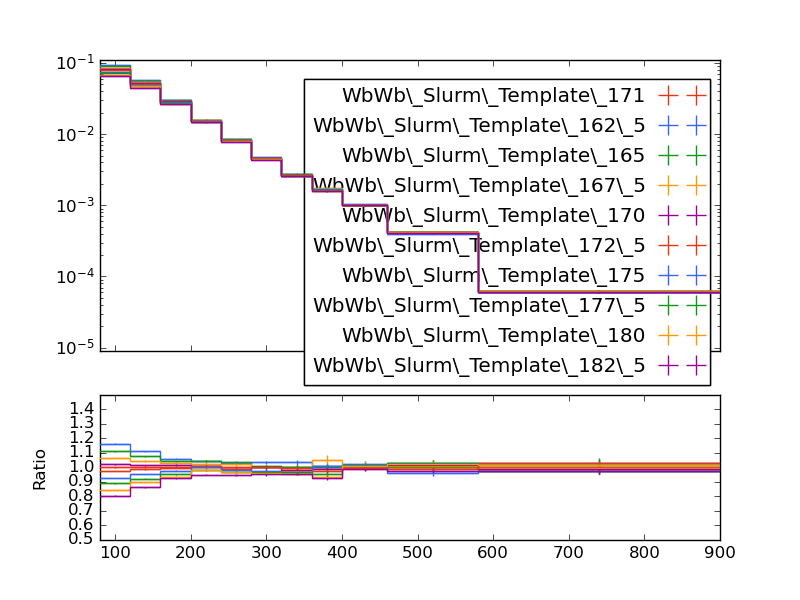

Source code (Python):
#! /usr/bin/env python

# This Python script was auto-generated using YODA v2.0.1.
# Analysis object: /WbWb_singlelepton/pT_whad
# Timestamp: 12-01-2026 (12:51:19)

import matplotlib as mpl
import matplotlib.pyplot as plt
mpl.use('Agg') # comment out for interactive use
import os
import numpy as np

plotDir = os.path.split(os.path.realpath(__file__))[0]
if 'YODA_USER_PLOT_PATH' in globals():
    plot_outdir = globals()['YODA_USER_PLOT_PATH']
else:
    plot_outdir = plotDir

#plot style
plt.style.use(os.path.join(plotDir, '../default.mplstyle'))

plt.rcParams['text.usetex'] = False
plt.style.use(['classic'])
plt.rc('font', family='DejaVu Sans')
# plot metadata
figW, figH = plt.rcParams['figure.figsize']
ax_xLabel = r''
ax_yLabel = r''
ax_title  = r''
ax_xScale = 'linear'
ax_yScale = 'log'
xLims = (80.0, 900.0)
yLims = (9e-06, 0.11000000000000001)

# TeX-friendly labels for the legend
labels = {
    'legend' : ([ r"WbWb\_Slurm\_Template\_171", r"WbWb\_Slurm\_Template\_162\_5", r"WbWb\_Slurm\_Template\_165", r"WbWb\_Slurm\_Template\_167\_5", r"WbWb\_Slurm\_Template\_170", r"WbWb\_Slurm\_Template\_172\_5", r"WbWb\_Slurm\_Template\_175", r"WbWb\_Slurm\_Template\_177\_5", r"WbWb\_Slurm\_Template\_180", r"WbWb\_Slurm\_Template\_182\_5" ], r""),
}

# Adjust canvas width and height
canvasW = 10.0
canvasH = 9.0
figW *= canvasW/10.
figH *= canvasH/9.

# Create figure and axis objects
fig, (ax, ratio0_ax) = plt.subplots(2, 1, sharex=True,
                  figsize=(figW,figH), gridspec_kw={'height_ratios': (6.0, 3.0)})

# Set figure margins
plt.subplots_adjust(
    left   = 1.0 * plt.rcParams['figure.subplot.left'],
    right  = 1.0 * plt.rcParams['figure.subplot.right'],
    top    = 1.0 * plt.rcParams['figure.subplot.top'],
    bottom = 1.0 * plt.rcParams['figure.subplot.bottom'])

ratio0_ax.yaxis.set_major_locator(mpl.ticker.MultipleLocator(0.1))
ratio0_ax.set_ylim(0.5, 1.4999)
ratio0_ax.set_ylabel('Ratio')

# the numerical data is stored in a separate file
dataf = dict()
prefix = os.path.split(__file__)[0]
if prefix:    prefix = prefix + '/'
exec(open(prefix+'pT_whad__data.py').read(), dataf)


legend_handles = dict() # keep track of handles for the legend

# style options for curves
# starts at zorder>=5 to draw curve on top of legend
styles = {
  'WbWb_LO_PS_Had_171/Analysis/WbWb_Slurm_Template_171.yoda.gz': {
    'color' : '#EE3311',
    'linestyle' : '-',
    'linewidth' : 1,
    'marker' : 'none',
    'markersize' : 2,
    'capsize' : 0.0,
    'zorder' : 5,
    'histstyle' : 1,
    'drawstyle' : 'steps-pre',
    'xerrorbars' : 1,
    'yerrorbars' : 1,
    'fillcolor' : None,
    'fillopacity' : 1.0,
    'ratio0_linestyle' : '-',
    'ratio0_linewidth' : 1,
    'ratio0_marker' : 'none',
    'ratio0_markersize' : 2,
    'ratio0_capsize' : 0.0,
    'ratio0_zorder' : 5,
    'ratio0_histstyle' : 1,
    'ratio0_drawstyle' : 'steps-pre',
    'ratio0_xerrorbars' : 1,
    'ratio0_yerrorbars' : 1,
  },
  'WbWb_LO_PS_Had_162/Analysis/WbWb_Slurm_Template_162_5.yoda.gz': {
    'color' : '#3366FF',
    'linestyle' : '-',
    'linewidth' : 1,
    'marker' : 'none',
    'markersize' : 2,
    'capsize' : 0.0,
    'zorder' : 6,
    'histstyle' : 1,
    'drawstyle' : 'steps-pre',
    'xerrorbars' : 1,
    'yerrorbars' : 1,
    'fillcolor' : None,
    'fillopacity' : 1.0,
    'ratio0_linestyle' : '-',
    'ratio0_linewidth' : 1,
    'ratio0_marker' : 'none',
    'ratio0_markersize' : 2,
    'ratio0_capsize' : 0.0,
    'ratio0_zorder' : 6,
    'ratio0_histstyle' : 1,
    'ratio0_drawstyle' : 'steps-pre',
    'ratio0_xerrorbars' : 1,
    'ratio0_yerrorbars' : 1,
  },
  'WbWb_LO_PS_Had_165/Analysis/WbWb_Slurm_Template_165.yoda.gz': {
    'color' : '#109618',
    'linestyle' : '-',
    'linewidth' : 1,
    'marker' : 'none',
    'markersize' : 2,
    'capsize' : 0.0,
    'zorder' : 7,
    'histstyle' : 1,
    'drawstyle' : 'steps-pre',
    'xerrorbars' : 1,
    'yerrorbars' : 1,
    'fillcolor' : None,
    'fillopacity' : 1.0,
    'ratio0_linestyle' : '-',
    'ratio0_linewidth' : 1,
    'ratio0_marker' : 'none',
    'ratio0_markersize' : 2,
    'ratio0_capsize' : 0.0,
    'ratio0_zorder' : 7,
    'ratio0_histstyle' : 1,
    'ratio0_drawstyle' : 'steps-pre',
    'ratio0_xerrorbars' : 1,
    'ratio0_yerrorbars' : 1,
  },
  'WbWb_LO_PS_Had_167/Analysis/WbWb_Slurm_Template_167_5.yoda.gz': {
    'color' : '#FF9900',
    'linestyle' : '-',
    'linewidth' : 1,
    'marker' : 'none',
    'markersize' : 2,
    'capsize' : 0.0,
    'zorder' : 8,
    'histstyle' : 1,
    'drawstyle' : 'steps-pre',
    'xerrorbars' : 1,
    'yerrorbars' : 1,
    'fillcolor' : None,
    'fillopacity' : 1.0,
    'ratio0_linestyle' : '-',
    'ratio0_linewidth' : 1,
    'ratio0_marker' : 'none',
    'ratio0_markersize' : 2,
    'ratio0_capsize' : 0.0,
    'ratio0_zorder' : 8,
    'ratio0_histstyle' : 1,
    'ratio0_drawstyle' : 'steps-pre',
    'ratio0_xerrorbars' : 1,
    'ratio0_yerrorbars' : 1,
  },
  'WbWb_LO_PS_Had_170/Analysis/WbWb_Slurm_Template_170.yoda.gz': {
    'color' : '#990099',
    'linestyle' : '-',
    'linewidth' : 1,
    'marker' : 'none',
    'markersize' : 2,
    'capsize' : 0.0,
    'zorder' : 9,
    'histstyle' : 1,
    'drawstyle' : 'steps-pre',
    'xerrorbars' : 1,
    'yerrorbars' : 1,
    'fillcolor' : None,
    'fillopacity' : 1.0,
    'ratio0_linestyle' : '-',
    'ratio0_linewidth' : 1,
    'ratio0_marker' : 'none',
    'ratio0_markersize' : 2,
    'ratio0_capsize' : 0.0,
    'ratio0_zorder' : 9,
    'ratio0_histstyle' : 1,
    'ratio0_drawstyle' : 'steps-pre',
    'ratio0_xerrorbars' : 1,
    'ratio0_yerrorbars' : 1,
  },
  'WbWb_LO_PS_Had_172/Analysis/WbWb_Slurm_Template_172_5.yoda.gz': {
    'color' : '#EE3311',
    'linestyle' : '-',
    'linewidth' : 1,
    'marker' : 'none',
    'markersize' : 2,
    'capsize' : 0.0,
    'zorder' : 10,
    'histstyle' : 1,
    'drawstyle' : 'steps-pre',
    'xerrorbars' : 1,
    'yerrorbars' : 1,
    'fillcolor' : None,
    'fillopacity' : 1.0,
    'ratio0_linestyle' : '-',
    'ratio0_linewidth' : 1,
    'ratio0_marker' : 'none',
    'ratio0_markersize' : 2,
    'ratio0_capsize' : 0.0,
    'ratio0_zorder' : 10,
    'ratio0_histstyle' : 1,
    'ratio0_drawstyle' : 'steps-pre',
    'ratio0_xerrorbars' : 1,
    'ratio0_yerrorbars' : 1,
  },
  'WbWb_LO_PS_Had_175/Analysis/WbWb_Slurm_Template_175.yoda.gz': {
    'color' : '#3366FF',
    'linestyle' : '-',
    'linewidth' : 1,
    'marker' : 'none',
    'markersize' : 2,
    'capsize' : 0.0,
    'zorder' : 11,
    'histstyle' : 1,
    'drawstyle' : 'steps-pre',
    'xerrorbars' : 1,
    'yerrorbars' : 1,
    'fillcolor' : None,
    'fillopacity' : 1.0,
    'ratio0_linestyle' : '-',
    'ratio0_linewidth' : 1,
    'ratio0_marker' : 'none',
    'ratio0_markersize' : 2,
    'ratio0_capsize' : 0.0,
    'ratio0_zorder' : 11,
    'ratio0_histstyle' : 1,
    'ratio0_drawstyle' : 'steps-pre',
    'ratio0_xerrorbars' : 1,
    'ratio0_yerrorbars' : 1,
  },
  'WbWb_LO_PS_Had_177/Analysis/WbWb_Slurm_Template_177_5.yoda.gz': {
    'color' : '#109618',
    'linestyle' : '-',
    'linewidth' : 1,
    'marker' : 'none',
    'markersize' : 2,
    'capsize' : 0.0,
    'zorder' : 12,
    'histstyle' : 1,
    'drawstyle' : 'steps-pre',
    'xerrorbars' : 1,
    'yerrorbars' : 1,
    'fillcolor' : None,
    'fillopacity' : 1.0,
    'ratio0_linestyle' : '-',
    'ratio0_linewidth' : 1,
    'ratio0_marker' : 'none',
    'ratio0_markersize' : 2,
    'ratio0_capsize' : 0.0,
    'ratio0_zorder' : 12,
    'ratio0_histstyle' : 1,
    'ratio0_drawstyle' : 'steps-pre',
    'ratio0_xerrorbars' : 1,
    'ratio0_yerrorbars' : 1,
  },
  'WbWb_LO_PS_Had_180/Analysis/WbWb_Slurm_Template_180.yoda.gz': {
    'color' : '#FF9900',
    'linestyle' : '-',
    'linewidth' : 1,
    'marker' : 'none',
    'markersize' : 2,
    'capsize' : 0.0,
    'zorder' : 13,
    'histstyle' : 1,
    'drawstyle' : 'steps-pre',
    'xerrorbars' : 1,
    'yerrorbars' : 1,
    'fillcolor' : None,
    'fillopacity' : 1.0,
    'ratio0_linestyle' : '-',
    'ratio0_linewidth' : 1,
    'ratio0_marker' : 'none',
    'ratio0_markersize' : 2,
    'ratio0_capsize' : 0.0,
    'ratio0_zorder' : 13,
    'ratio0_histstyle' : 1,
    'ratio0_drawstyle' : 'steps-pre',
    'ratio0_xerrorbars' : 1,
    'ratio0_yerrorbars' : 1,
  },
  'WbWb_LO_PS_Had_182/Analysis/WbWb_Slurm_Template_182_5.yoda.gz': {
    'color' : '#990099',
    'linestyle' : '-',
    'linewidth' : 1,
    'marker' : 'none',
    'markersize' : 2,
    'capsize' : 0.0,
    'zorder' : 14,
    'histstyle' : 1,
    'drawstyle' : 'steps-pre',
    'xerrorbars' : 1,
    'yerrorbars' : 1,
    'fillcolor' : None,
    'fillopacity' : 1.0,
    'ratio0_linestyle' : '-',
    'ratio0_linewidth' : 1,
    'ratio0_marker' : 'none',
    'ratio0_markersize' : 2,
    'ratio0_capsize' : 0.0,
    'ratio0_zorder' : 14,
    'ratio0_histstyle' : 1,
    'ratio0_drawstyle' : 'steps-pre',
    'ratio0_xerrorbars' : 1,
    'ratio0_yerrorbars' : 1,
  },
}

# curve from input yoda files in main panel
for label, yvals in dataf['yvals'].items():
    if all(np.isnan(v) for v in dataf['yvals'][label]):
        continue
    tmp = None
    if styles[label]['histstyle']: # draw as histogram
        xpos = dataf['xedges'][label] if styles[label]['drawstyle'] else dataf['xpoints'][label]
        ypos = np.insert(yvals, 0, yvals[0]) if styles[label]['drawstyle'] else yvals
        if styles[label]['fillcolor']: # fill area below curve
            ax.fill_between(xpos, ypos, step='pre',
                            color=styles[label]['fillcolor'],
                            alpha=styles[label]['fillopacity'])
        tmp, = ax.plot(xpos, ypos,
                       color=styles[label]['color'],
                       linestyle=styles[label]['linestyle'],
                       linewidth=styles[label]['linewidth'],
                       drawstyle=styles[label]['drawstyle'], solid_joinstyle='miter',
                       zorder=styles[label]['zorder'], label=label)
    tmp = ax.errorbar(dataf['xpoints'][label], yvals,
                      xerr=np.array(dataf['xerrs'][label])*styles[label]['xerrorbars'],
                      yerr=np.array(dataf['yerrs'][label])*styles[label]['yerrorbars'],
                      fmt=styles[label]['marker'], capsize=styles[label]['capsize'],
                      markersize=styles[label]['markersize'],
                      ecolor=styles[label]['color'],
                      color=styles[label]['color'], zorder=styles[label]['zorder'])
    tmp[-1][0].set_linestyle(styles[label]['linestyle'])
    tmp[-1][0].set_linewidth(styles[label]['linewidth'])
    if label in dataf['add_legend_handle']:  legend_handles[label] = tmp
    for varLabel in dataf['variation_yvals'].keys():
        if varLabel.startswith(label):
            tmp, = ax.plot(dataf['xedges'][label], dataf['variation_yvals'][varLabel],
                           color=styles[label]['color'],
                           linestyle=styles[label]['linestyle'],
                           linewidth=styles[label]['linewidth'],
                           drawstyle='steps-pre', solid_joinstyle='miter',
                           zorder=styles[label]['zorder'], alpha=0.5)


# plots on ratio panel
# curve from input yoda files in ratio panel
for label, yvals in dataf['ratio0_yvals'].items():
    if all(np.isnan(v) for v in yvals):
        continue
    if styles[label]['ratio0_histstyle']: # plot as histogram
        xpos = dataf['xedges']['WbWb_LO_PS_Had_171/Analysis/WbWb_Slurm_Template_171.yoda.gz'] if styles[label]['ratio0_drawstyle'] else dataf['xpoints']['WbWb_LO_PS_Had_171/Analysis/WbWb_Slurm_Template_171.yoda.gz']
        ypos = np.insert(yvals, 0, yvals[0]) if styles[label]['ratio0_drawstyle'] else yvals
        ratio0_ax.plot(xpos, ypos,
                       color=styles[label]['color'],
                       linewidth=styles[label]['linewidth'],
                       linestyle=styles[label]['ratio0_linestyle'],
                       drawstyle=styles[label]['ratio0_drawstyle'], zorder=styles[label]['zorder'],
                       solid_joinstyle='miter')
    tmp = ratio0_ax.errorbar(dataf['xpoints']['WbWb_LO_PS_Had_171/Analysis/WbWb_Slurm_Template_171.yoda.gz'], yvals,
                             xerr=np.array(dataf['ref_xerrs'])*styles[label]['ratio0_xerrorbars'],
                             yerr=np.array(dataf['ratio0_yerrs'][label])*styles[label]['ratio0_yerrorbars'],
                             fmt=styles[label]['ratio0_marker'], capsize=styles[label]['ratio0_capsize'],
                             markersize=styles[label]['ratio0_markersize'],
                             ecolor=styles[label]['color'],
                             color=styles[label]['color'])
    tmp[-1][0].set_linestyle(styles[label]['ratio0_linestyle'])
    tmp[-1][0].set_linewidth(styles[label]['ratio0_linewidth'])

    for varlabel in dataf['ratio0_variation_vals'].keys():
        if varlabel.startswith(label):
            ratio0_ax.plot(dataf['xedges']['WbWb_LO_PS_Had_171/Analysis/WbWb_Slurm_Template_171.yoda.gz'],
                            dataf['ratio0_variation_vals'][varlabel],
                            color=styles[label]['color'],
                            linestyle=styles[label]['linestyle'],
                            linewidth=styles[label]['linewidth'],
                            drawstyle='steps-pre', solid_joinstyle='miter',
                            zorder=1, alpha=0.5)

legend_items = list(legend_handles.values())
ax.add_artist(ax.legend(legend_items,
                        labels['legend'][0],
                        title=labels['legend'][1],
                        alignment='right',
                        loc='upper right',
                        bbox_to_anchor=(1.0, 0.97),markerfirst=False))

# set plot metadata as defined above
ratio0_ax.set_xlabel(ax_xLabel)
ratio0_ax.xaxis.set_label_coords(1., -0.15)
ax.set_ylabel(ax_yLabel, ha='right', va='top')
ax.yaxis.set_label_coords(-0.11, 1.0)
ax.set_title(ax_title, loc='left')
ax.set_xscale(ax_xScale)
ax.set_yscale(ax_yScale)
ax.set_xlim(xLims)
ax.set_ylim(yLims)

# tick formatting
plt.rcParams['xtick.top'] = True
plt.rcParams['ytick.right'] = True
ax.yaxis.set_major_locator(mpl.ticker.LogLocator(base=10.0, numticks=np.inf))
ax.yaxis.set_minor_locator(mpl.ticker.LogLocator(
                           base=10.0, subs=np.arange(0.1, 1, 0.1), numticks=np.inf))
fig.align_ylabels((ax, ratio0_ax))
plt.savefig(os.path.join(plot_outdir, 'pT_whad.pdf'), format='PDF')
plt.savefig(os.path.join(plot_outdir, 'pT_whad.png'), format='PNG')

plt.close(fig)
